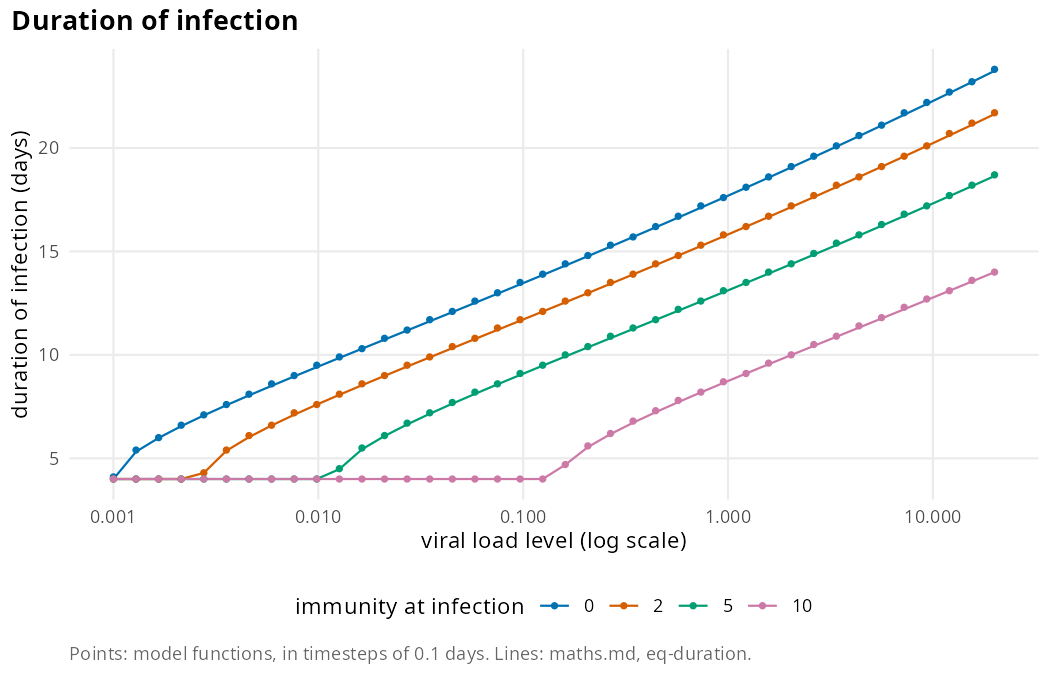

The script that drew this image:
# Expected: infections last longer with higher viral load levels and
# shorter with more immunity at infection, and the durations found by
# running the model's functions match the equation in maths.md
# (eq-duration) to within one timestep (0.1 days here). Infections whose
# viral load never reaches the recovery threshold end at the peak time
# (4 days).

source("reports/theme.R")

draws <- read_draws("duration_of_infection")

figure <- ggplot(draws, aes(viral_load_level,
                            colour = factor(immunity_at_infection))) +
  geom_line(aes(y = equation_duration)) +
  geom_point(aes(y = simulated_duration), size = 1) +
  scale_x_log10(labels = scales::label_number()) +
  labs(x = "viral load level (log scale)",
       y = "duration of infection (days)",
       colour = "immunity at infection",
       title = "Duration of infection",
       caption = paste("Points: model functions, in timesteps of 0.1 days.",
                       "Lines: maths.md, eq-duration."))

save_figure(figure, "duration_of_infection")
